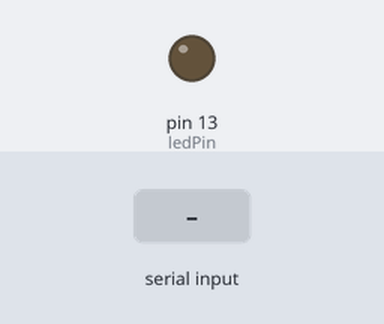
Bench run of a sketch on a simulated Arduino Uno, built with avr-gcc and run on an emulated ATmega328P. Shown: output pins drawn as LEDs (lit = HIGH). The inputs (shaded band) are chosen by the test bench.

Above: at 1.2 s.
1.3 s: "1" received over Serial
At 1.6 s:
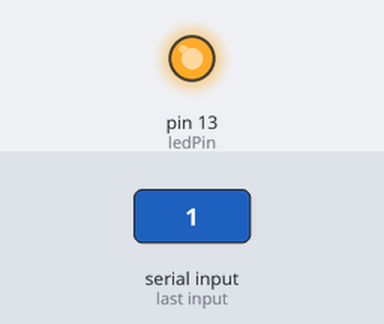
2.8 s: "0" received over Serial
At 3.9 s:
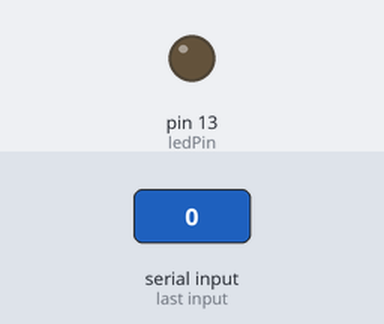
Timing chart, 0 to 5.8 s (numbered marks = the images above; inputs shaded):
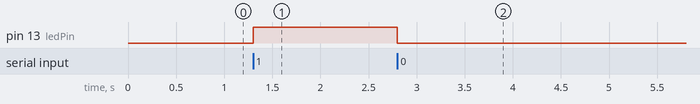

Measured:
- after the input at 1.3 s, pin 13 (ledPin): LOW → HIGH at once
- after the input at 2.8 s, pin 13 (ledPin): HIGH → LOW at once

The sketch:

Arduinocontrol.ino
```cpp
int ledPin = 13;

void setup() {
  pinMode(ledPin, OUTPUT);
  Serial.begin(9600);
}

void loop() {
  if (Serial.available() > 0) {
    char data = Serial.read();
    if (data == '1') {
      digitalWrite(ledPin, HIGH);  // Turn on the LED  // Turn off the LED
    }
    if (data == '0') {
      digitalWrite(ledPin, LOW);  // Turn on the LED  // Turn off the LED
    }
  }
}
```
